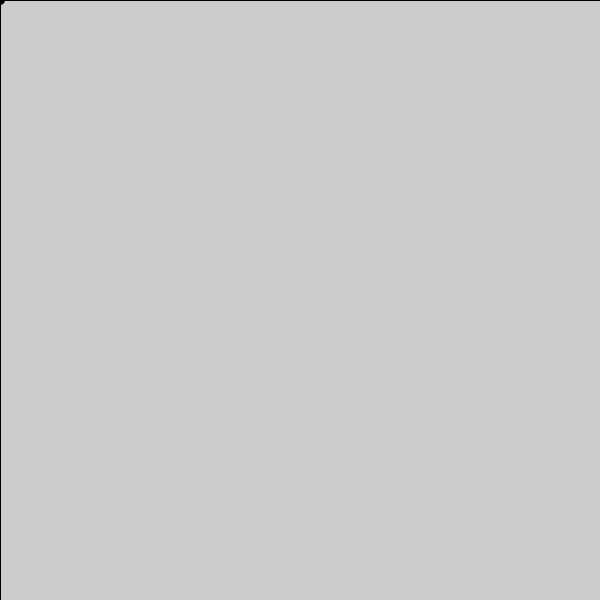
Frame 1 (no input)
Frame 60 (the mouse pressed at the canvas centre just before this capture): blank canvas, image omitted
Frame 120 (the mouse held since frame 60 and released just before this capture): blank canvas, image omitted

The Processing sketch that drew this single still picture (run headless with seeded random() and noise(); from frame 60 on, the mouse is pressed at the canvas centre):

// Processing sketch: Linear
// ── Linear.pde

void setup(){
  size(600,600);
  background(200);
}
float t=0;
void draw(){
 fill(255,255,255,20);
 quad(0,0,0,700,700,700,700,0);
 noStroke();
 fill(0);
 ellipse(mouseX,mouseY,10,10); 
 t++;
}
